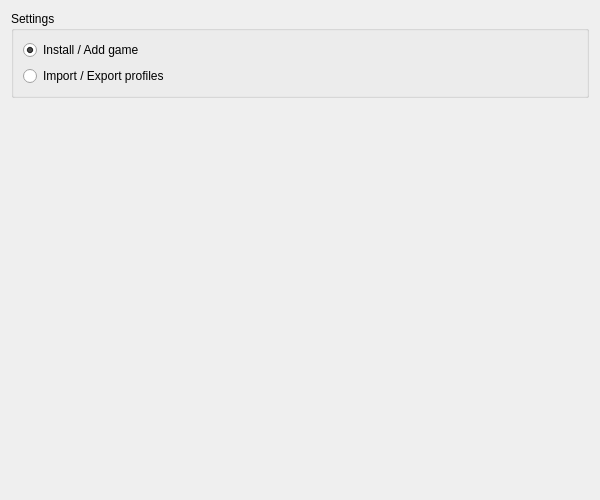
<ui version="4.0" >
 <class>UiSettingPage</class>
 <widget class="QWizardPage" name="UiSettingPage" >
  <property name="geometry" >
   <rect>
    <x>0</x>
    <y>0</y>
    <width>600</width>
    <height>500</height>
   </rect>
  </property>
  <property name="minimumSize" >
   <size>
    <width>600</width>
    <height>500</height>
   </size>
  </property>
  <property name="maximumSize" >
   <size>
    <width>600</width>
    <height>500</height>
   </size>
  </property>
  <property name="windowTitle" >
   <string>Settings</string>
  </property>
  <layout class="QGridLayout" name="glImpExport" >
   <item row="0" column="0" >
    <widget class="QGroupBox" name="groupBoxSettings" >
     <property name="title" >
      <string>Settings</string>
     </property>
     <layout class="QGridLayout" name="glSettings" >
      <item row="0" column="0" >
       <widget class="QRadioButton" name="rbtnInstallAddGame" >
        <property name="text" >
         <string>Install / Add game</string>
        </property>
        <property name="checked" >
         <bool>true</bool>
        </property>
       </widget>
      </item>
      <item row="1" column="0" >
       <widget class="QRadioButton" name="rbtnImportExportProfile" >
        <property name="text" >
         <string>Import / Export profiles</string>
        </property>
       </widget>
      </item>
     </layout>
    </widget>
   </item>
   <item row="1" column="0" >
    <spacer name="vsSettings" >
     <property name="orientation" >
      <enum>Qt::Vertical</enum>
     </property>
     <property name="sizeHint" stdset="0" >
      <size>
       <width>578</width>
       <height>373</height>
      </size>
     </property>
    </spacer>
   </item>
  </layout>
 </widget>
 <tabstops>
  <tabstop>rbtnInstallAddGame</tabstop>
  <tabstop>rbtnImportExportProfile</tabstop>
 </tabstops>
 <resources/>
 <connections/>
</ui>
